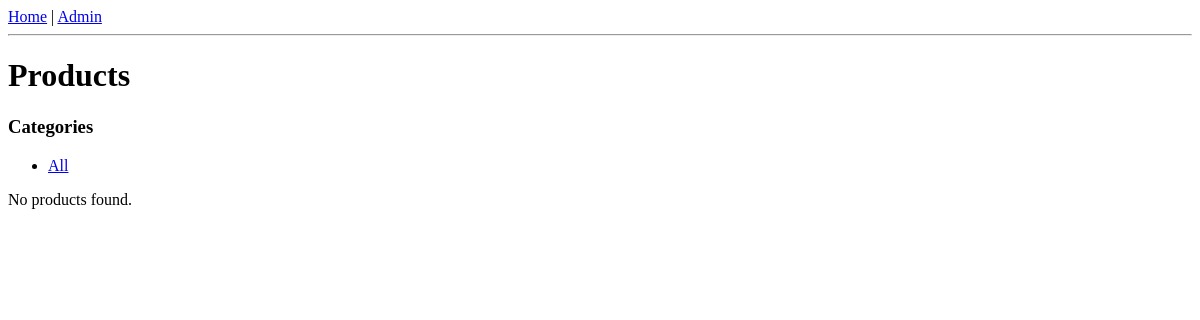
Before: / with the older database file.
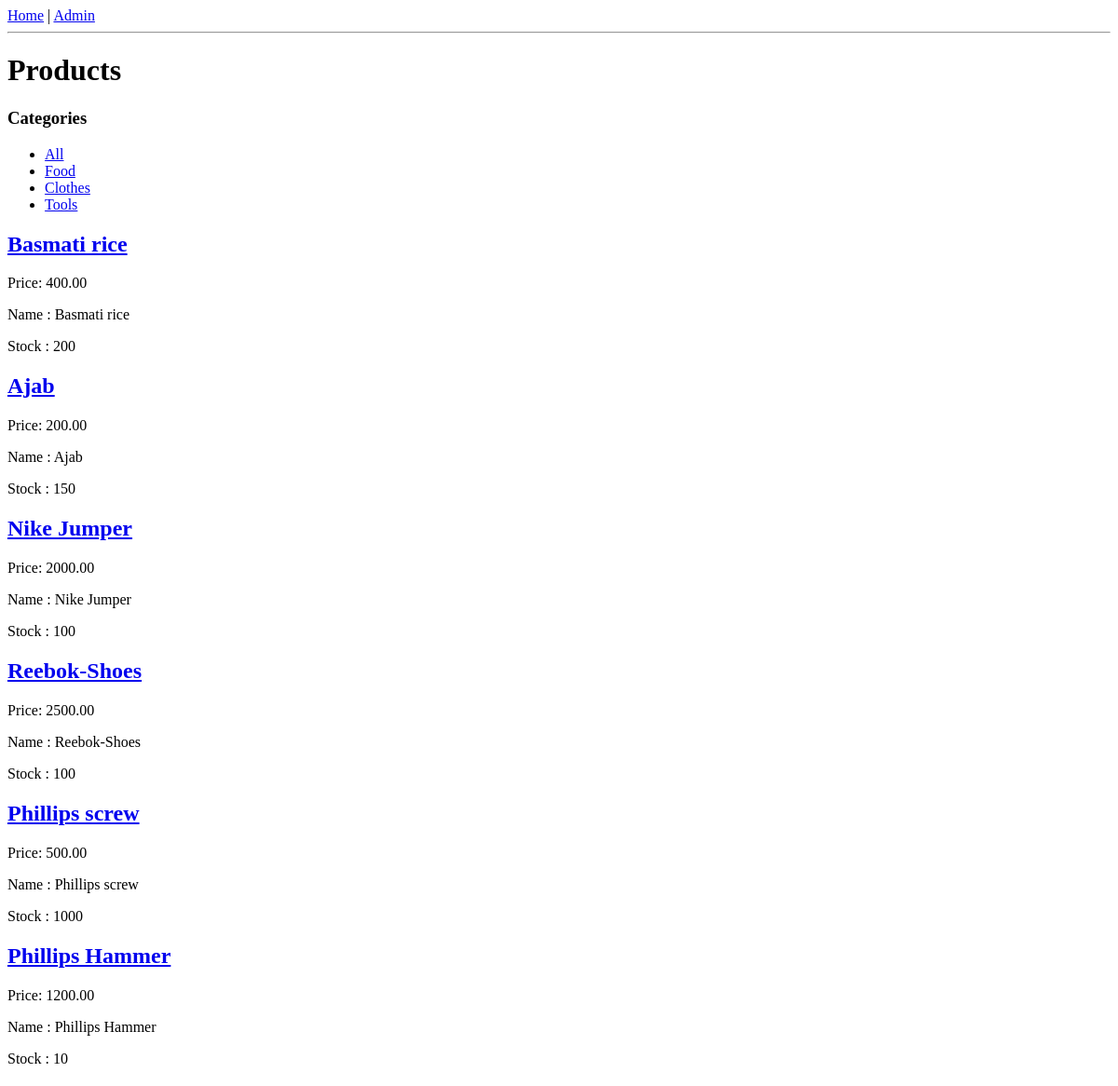
After: the same page with the newer database file.
### store/models.py (models this page shows, shortened)
class Category(models.Model):
    name = models.CharField(max_length=100, unique=True);
    slug = models.SlugField(max_length=120, unique=True);
    class Meta:
        verbose_name_plural = "Categories";

class Product(models.Model):
    category = models.ForeignKey(Category, related_name="products", on_delete=models.CASCADE)
    name = models.CharField(max_length=200)
    slug = models.SlugField(max_length=220, unique=True, blank=True)
    description = models.TextField(blank=True)
    price = models.DecimalField(max_digits=10, decimal_places=2)
    stock = models.PositiveIntegerField(default=0)
    image = models.ImageField(upload_to="products/", blank=True, null=True);
    created_at = models.DateTimeField(auto_now_add=True)

### store/views.py (the view)
# urls.py: path('', views.product_list, name='product_list'),
def product_list(request, slug=None):
    category = None
    categories = Category.objects.all()
    products = Product.objects.all()
    if slug:
        category = get_object_or_404(Category, slug=slug)
        products = products.filter(category=category)
    return render(request, 'store/product_list.html', {
        'category': category,
        'categories': categories,
        'products': products
    })

### store/templates/store/product_list.html (shortened to what this page needs)
{% extends "base.html" %}
{% block content %}
  <h1>Products</h1>
  <div>
    <h3>Categories</h3>
    <ul>
      <li><a href="{% url 'store:product_list' %}">All</a></li>
      {% for cat in categories %}
        <li><a href="{% url 'store:product_list_by_category' cat.slug %}">{{ cat.name }}</a></li>
      {% endfor %}
    </ul>
  </div>
  <div>
    {% for product in products %}
      <div style="margin-bottom:20px;">
        <h2><a href="{% url 'store:product_detail' product.slug %}">{{ product.name }}</a></h2>
        <p>Price: {{ product.price }}</p>
        <p>Name : {{ product.name }}</p>
        <p>Stock : {{ product.stock }}</p>
      </div>
    {% empty %}
      <p>No products found.</p>
    {% endfor %}
  </div>
{% endblock %}

### templates/base.html (shortened to what this page needs)
<!DOCTYPE html>
<html>
<head>
</head>
<body>
  <nav>
    <a href="{% url 'store:product_list' %}">Home</a> |
    <a href="/admin/">Admin</a>
  </nav>
  <hr>
  {% block content %}{% endblock %}
</body>
</html>

Changed rows visible on the page:
added Category: name "Food"
added Category: name "Clothes"
added Category: name "Tools"
added Product: name "Basmati rice", price "400.00", stock "200"
added Product: name "Ajab", price "200.00", stock "150"
added Product: name "Nike Jumper", price "2000.00", stock "100"
added Product: name "Reebok-Shoes", price "2500.00", stock "100"
added Product: name "Phillips screw", price "500.00", stock "1000"
added Product: name "Phillips Hammer", price "1200.00", stock "10"
Other visible differences:
text no longer shown: "No products found."
